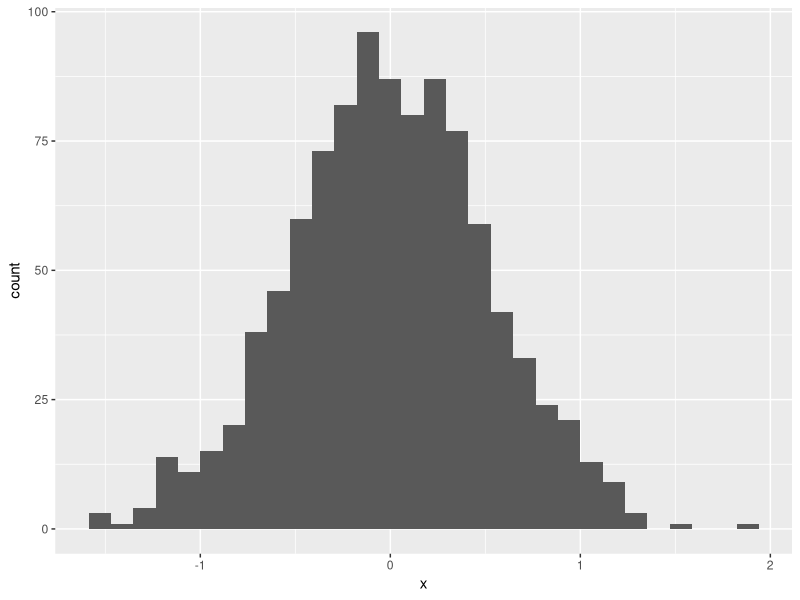
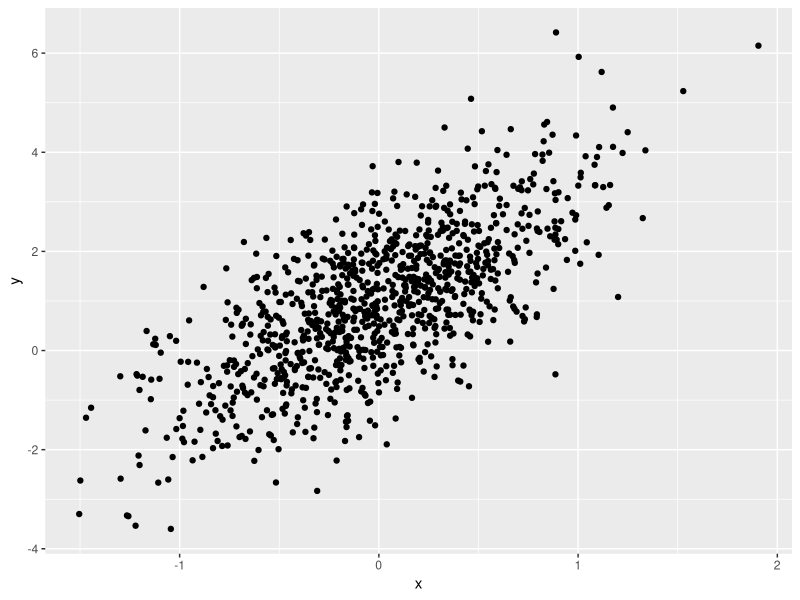

The R script that drew these images, in order:
## ---- chunk 1
knitr::opts_chunk$set(
  collapse = TRUE,
  fig.width = 6,
  fig.asp = .6,
  out.width = "90%"
)
## ---- chunk 2
##################################################################
# Sept 5, 2019
# Jeff Goldsmith
#
# Script for exploring R!
##################################################################
## ---- chunk 3
library(tidyverse)
## ---- chunk 4
2 + 3

(18/3 + 1*2) ^ (4 - 2) - 6.18273
## ---- chunk 5
x = (18/3 + 1*2) ^ (4 - 2) - 6.18273
y = c(1, 3, 6, 9)

x + y
## ---- chunk 6
x = runif(20)
x

mean(x)
var(x)
## ---- chunk 7
example_df = tibble(
  vec_numeric = 5:8,
  vec_char = c("My", "name", "is", "Jeff"),
  vec_logical = c(TRUE, TRUE, TRUE, FALSE),
  vec_factor = factor(c("male", "male", "female", "female"))
)

class(pull(example_df, vec_numeric))
class(pull(example_df, vec_factor))
## ---- chunk 8
set.seed(1)

plot_df = tibble(
  x = rnorm(1000, sd = .5),
  y = 1 + 2 * x + rnorm(1000)
)

ggplot(plot_df, aes(x = x)) + geom_histogram()
ggplot(plot_df, aes(x = x, y = y)) + geom_point()
